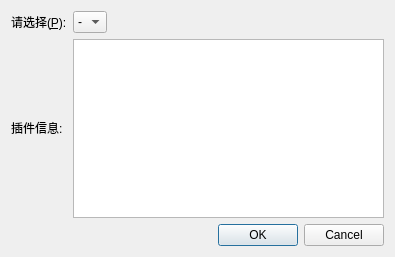
<?xml version="1.0" encoding="UTF-8"?>
<ui version="4.0">
 <class>DialogActivatePlugin</class>
 <widget class="QDialog" name="DialogActivatePlugin">
  <property name="geometry">
   <rect>
    <x>0</x>
    <y>0</y>
    <width>395</width>
    <height>257</height>
   </rect>
  </property>
  <property name="windowTitle">
   <string>Dialog</string>
  </property>
  <layout class="QGridLayout" name="gridLayout">
   <item row="0" column="0">
    <widget class="QLabel" name="label">
     <property name="sizePolicy">
      <sizepolicy hsizetype="Fixed" vsizetype="Fixed">
       <horstretch>0</horstretch>
       <verstretch>0</verstretch>
      </sizepolicy>
     </property>
     <property name="text">
      <string>请选择(&amp;P):</string>
     </property>
     <property name="buddy">
      <cstring>comboBox</cstring>
     </property>
    </widget>
   </item>
   <item row="1" column="0">
    <widget class="QLabel" name="label_2">
     <property name="sizePolicy">
      <sizepolicy hsizetype="Fixed" vsizetype="Fixed">
       <horstretch>0</horstretch>
       <verstretch>0</verstretch>
      </sizepolicy>
     </property>
     <property name="text">
      <string>插件信息:</string>
     </property>
    </widget>
   </item>
   <item row="1" column="1">
    <widget class="QTextBrowser" name="textBrowser"/>
   </item>
   <item row="2" column="0" colspan="2">
    <widget class="QDialogButtonBox" name="buttonBox">
     <property name="orientation">
      <enum>Qt::Horizontal</enum>
     </property>
     <property name="standardButtons">
      <set>QDialogButtonBox::Cancel|QDialogButtonBox::Ok</set>
     </property>
    </widget>
   </item>
   <item row="0" column="1">
    <layout class="QHBoxLayout" name="horizontalLayout">
     <item>
      <widget class="QComboBox" name="comboBox">
       <property name="sizePolicy">
        <sizepolicy hsizetype="Preferred" vsizetype="Fixed">
         <horstretch>0</horstretch>
         <verstretch>0</verstretch>
        </sizepolicy>
       </property>
       <item>
        <property name="text">
         <string>-</string>
        </property>
       </item>
      </widget>
     </item>
     <item>
      <spacer name="horizontalSpacer">
       <property name="orientation">
        <enum>Qt::Horizontal</enum>
       </property>
       <property name="sizeHint" stdset="0">
        <size>
         <width>40</width>
         <height>20</height>
        </size>
       </property>
      </spacer>
     </item>
    </layout>
   </item>
  </layout>
 </widget>
 <resources/>
 <connections>
  <connection>
   <sender>buttonBox</sender>
   <signal>accepted()</signal>
   <receiver>DialogActivatePlugin</receiver>
   <slot>accept()</slot>
   <hints>
    <hint type="sourcelabel">
     <x>248</x>
     <y>254</y>
    </hint>
    <hint type="destinationlabel">
     <x>157</x>
     <y>274</y>
    </hint>
   </hints>
  </connection>
  <connection>
   <sender>buttonBox</sender>
   <signal>rejected()</signal>
   <receiver>DialogActivatePlugin</receiver>
   <slot>reject()</slot>
   <hints>
    <hint type="sourcelabel">
     <x>316</x>
     <y>260</y>
    </hint>
    <hint type="destinationlabel">
     <x>286</x>
     <y>274</y>
    </hint>
   </hints>
  </connection>
 </connections>
</ui>
